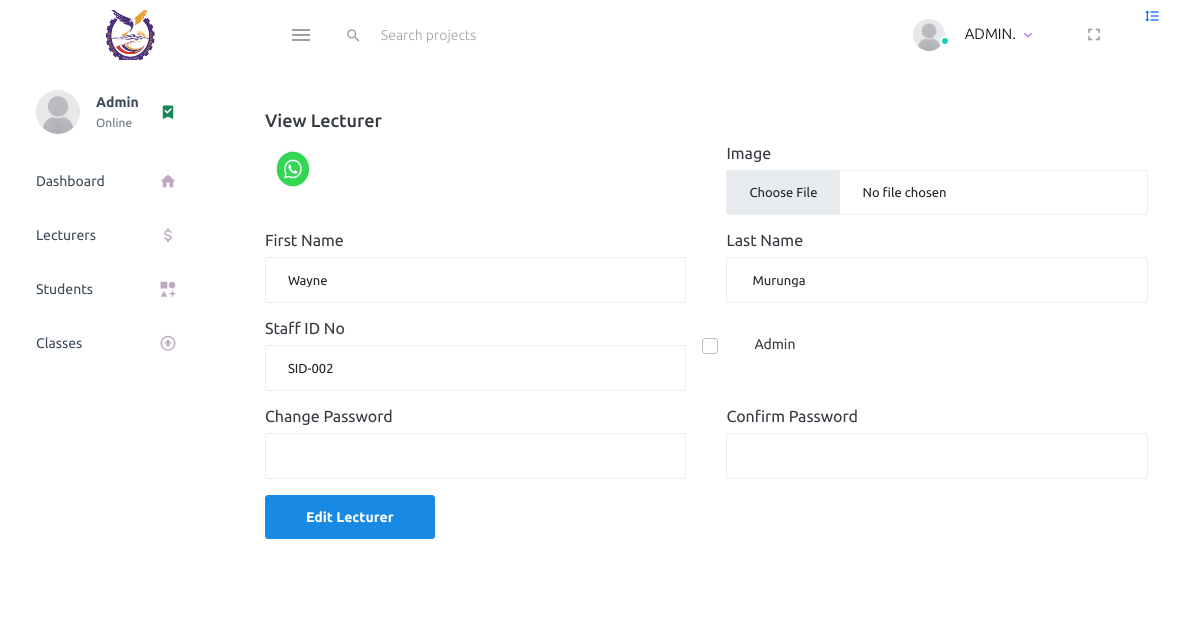
The page /admin_viewlecturer/6 on the database as committed earlier.
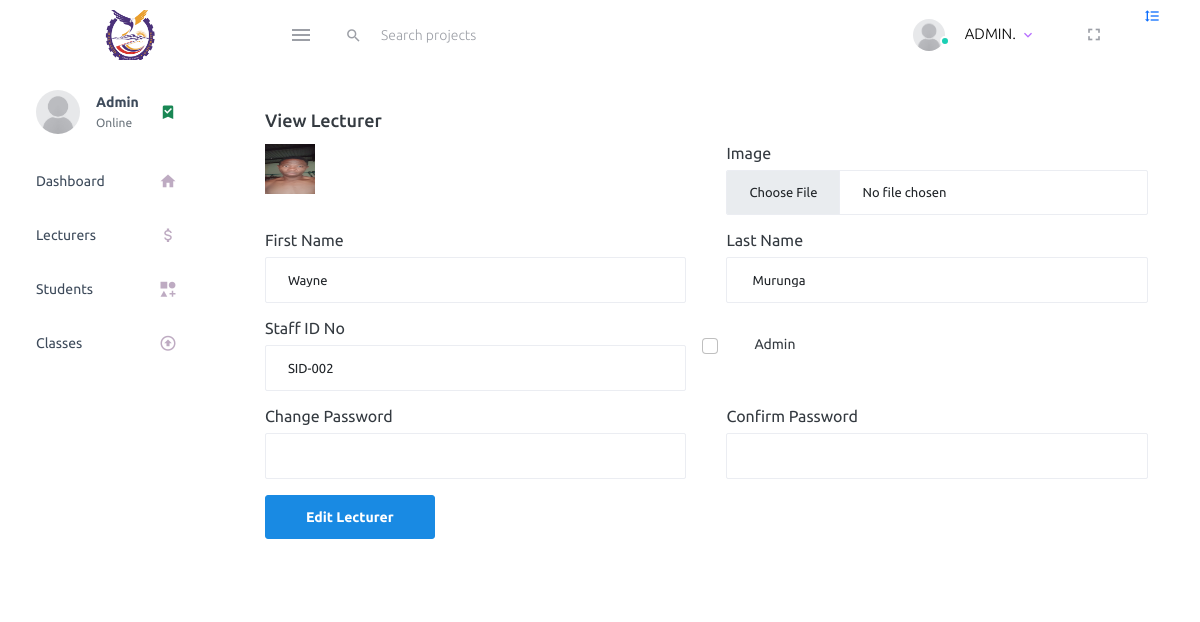
The same page on the database as committed later.
### school/models.py (models this page shows, shortened)
class Account(models.Model):
    user = models.OneToOneField(User, on_delete=models.CASCADE)
    created_at = models.DateTimeField(auto_now_add=True)
    staff = models.BooleanField(default=False)
    face = models.BooleanField(default=False)
    admin = models.BooleanField(default=False)
    face_image = models.ImageField(upload_to='user_faces/', blank=True, null=True)

### school/views.py (the view, shortened to what this page needs)
# urls.py: path('admin_viewlecturer/<int:lec_id>', views.viewLecturer, name='view_lecturer'),
def viewLecturer(request, lec_id):
    lec_id = lec_id
    lecturer = Account.objects.get(id=lec_id)
    return render(request, 'admin_viewLecturer.html', {'lecturer': lecturer})

### school/templates/admin_viewLecturer.html (shortened to what the changed rows need)
{% extends 'admin_base.html'  %}
{% load static %}
{% block content %}
<div class="container">
    <div class="col-md-12 stretch-card grid-margin">
        <div class="card">
            <div class="card-body">
                <h2 class="card-title">View Lecturer</h2>
                <form method="post" action="" enctype="multipart/form-data">
                    <div class="row">
                        <div class="col-md-6">
                            <div class="mb-3">
                                <img id="preview-image" src="{{ lecturer.face_image.url}}" alt="Preview Image"
                                     style="height: 50px; width: 50px;"
                                >
                            </div>
                        </div>
                    </div>
                    <div class="row">
                        <div class="col-md-6">
                            <div class="mb-3">
                                <label for="first_name" class="form-label">First Name</label>
                                <input type="text" class="form-control" id="first_name" name="first_name" required
                                       value="{{lecturer.user.first_name }}">
                            </div>
                        </div>
                        <div class="col-md-6">
                            <div class="mb-3">
                                <label for="last_name" class="form-label">Last Name</label>
                                <input type="text" class="form-control" id="last_name" name="last_name" required
                                       value="{{lecturer.user.last_name }}">
                            </div>
                        </div>
                    </div>
                    <div class="row">
                        <div class="col-md-6">
                            <div class="mb-3">
                                <label for="staff_id" class="form-label">Staff ID No</label>
                                <input type="text" class="form-control" id="staff_id" name="staff_id" required
                                       value="{{lecturer.user.username }}">
                            </div>
                        </div>
                    </div>
                </form>
            </div>
        </div>
    </div>
</div>
{% endblock %}

Rows that differ between the two databases and show on the page:
changed Account "Wayne": face_image: a different picture
